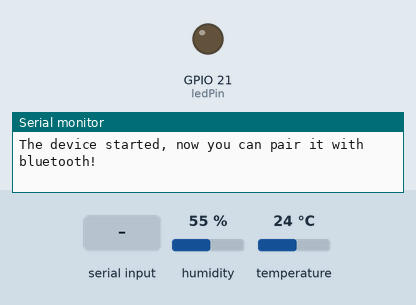
The sketch below on a simulated ESP32. On the bench: output pins drawn as LEDs (lit = HIGH), the last lines printed to the serial monitor. Inputs (shaded band) come from the test bench; at power-on: humidity 55 %, temperature 24 °C. Nothing arrives over Bluetooth unless stated.

Above: at 4.8 s.
4.9 s: "on\n" received over the second serial link
At 9.5 s:
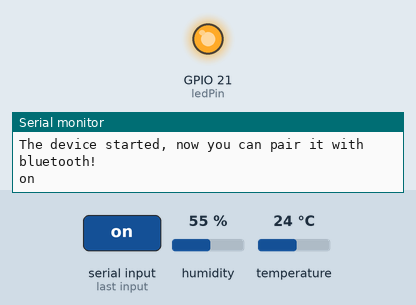
10.5 s: "off\n" received over the second serial link
19.1 s: "1\n" received over the second serial link
Timing chart, 0 to 22.7 s (numbered marks = the images above; inputs shaded):
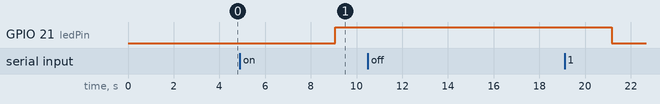

Measured:
- after the input at 4.9 s, GPIO 21 (ledPin): LOW → HIGH after 4.2 s

The sketch:

Weather_station_with_Bluetoot.ino
```cpp
#include "DHT.h"
#define DHTPIN 4
#define DHTTYPE DHT11
DHT dht(DHTPIN, DHTTYPE);
//#include <LiquidCrystal_I2C.h>
//#include <Wire.h>
#include "BluetoothSerial.h"
#if !defined(CONFIG_BT_ENABLED) || !defined(CONFIG_BLUEDROID_ENABLED)
#error Bluetooth is not enabled! Please run `make menuconfig` to and enable it
#endif
BluetoothSerial SerialBT;
// set the LCD number of columns and rows
//int lcdColumns = 16;
//int lcdRows = 2;
//LiquidCrystal_I2C lcd(0x27, lcdColumns, lcdRows); //Define LCD
String message;
const int ledPin =  21;
//Message from device
void setup() {
  //Initiate LCD
//
  pinMode(ledPin, OUTPUT);
  //Initiate DHT11 Sensor
  dht.begin();
  Serial.begin(115200);
  SerialBT.begin("Aliyu's ESP32"); //Bluetooth device name
  Serial.println("The device started, now you can pair it with bluetooth!");

}
void loop() {
delay(1000);

  //Send Sensor data to device via Bluetooth
  SerialBT.print("Hum: ");
  SerialBT.print(dht.readHumidity());
  SerialBT.println(" %");

  SerialBT.print("Temp: ");
  SerialBT.print(dht.readTemperature());
  SerialBT.println(" C ");
  delay(2000);


if (SerialBT.available()){
    char incomingChar = SerialBT.read();
    if (incomingChar != '\n'){
      message += String(incomingChar);
    }
    else{
      message = "";
    }
    Serial.write(incomingChar);
  }
  // Check received message and control output accordingly
  if (message =="on"){
    digitalWrite(ledPin, HIGH);
  }
  else if (message =="off"){
    digitalWrite(ledPin, LOW);
  }
  //Display message to LCD
////    lcd.setCursor(0, 0);
////    lcd.print(message);

}
```
